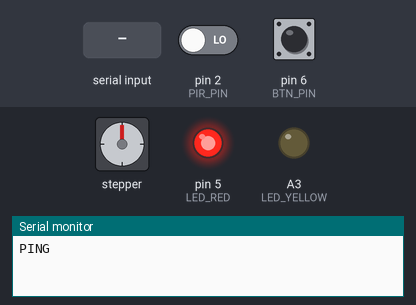
This sketch was run on a simulated Arduino Uno, built with avr-gcc and run on an emulated ATmega328P. Parts: stepper motor, output pins drawn as LEDs (lit = HIGH), the last lines printed to the serial monitor. The inputs (shaded band) are chosen by the test bench; at power-on: pin 6 (BTN_PIN) HIGH, pin 2 (PIR_PIN) LOW. Stepper angles assume 200 steps per turn; pins used as bus, display or sensor lines are not drawn.

Above: at 3.7 s.
3.8 s: pin 6 (BTN_PIN) pulled LOW for 0.15 s
At 7.1 s:
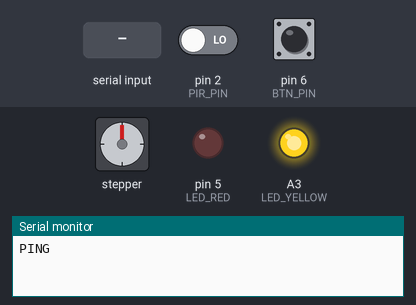
8.3 s: pin 2 (PIR_PIN) driven LOW
11.3 s: pin 6 (BTN_PIN) pulled LOW for 1 s
At 11.85 s:
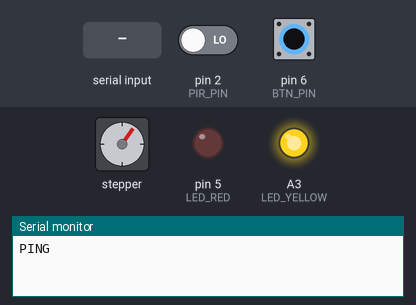
15.3 s: "PONG\n" received over Serial
18.3 s: pin 6 (BTN_PIN) pulled LOW for 0.15 s
At 19.15 s:
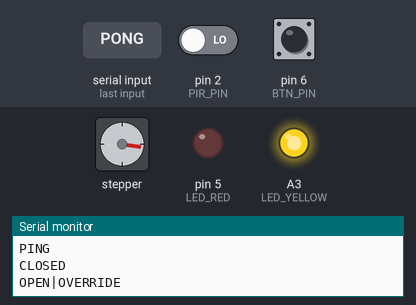
Timing chart, 0 to 21.7 s (numbered marks = the images above; inputs shaded):
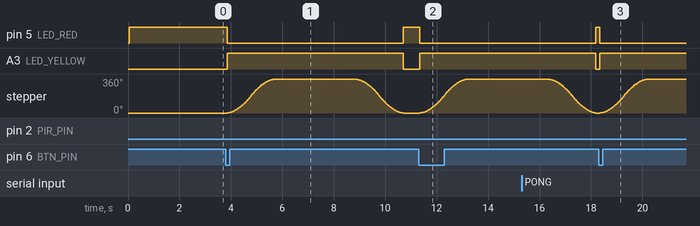

Measured:
- after the input at 3.8 s, pin 5 (LED_RED): HIGH → LOW after 0.05 s; A3 (LED_YELLOW): LOW → HIGH after 0.05 s; stepper: turns 360° clockwise in 1.8 s, starting after 0.05 s
- after the input at 11.3 s, pin 5 (LED_RED): HIGH → LOW after 0.05 s; A3 (LED_YELLOW): LOW → HIGH after 0.05 s; stepper: turns 360° clockwise in 1.8 s, starting after 0.05 s
- after the input at 18.3 s, pin 5 (LED_RED): HIGH → LOW after 0.05 s; A3 (LED_YELLOW): LOW → HIGH after 0.05 s; stepper: turns 360° clockwise in 1.8 s, starting after 0.05 s

The sketch:

dog_door.ino
```cpp
/*
 * dog_door.ino
 *
 * standalone mode:   full door operation, no logging
 * pc-enhanced mode:  auto-detected on startup via PING/PONG handshake
 *
 * serial protocol (9600 baud):
 *   arduino → pc :  "PING", "OPEN|<uid>", "DENIED|<uid>", "CLOSED"
 *   pc      → arduino:  "PONG" (handshake), "OVERRIDE" (web ui button)
 *
 * led states:
 *   red on, yellow off  = closed / idle
 *   red off, yellow on  = open
 *   red blinking        = denied scan
 *
 * stepper position convention (AccelStepper absolute):
 *   0           = door closed  (home)
 *   DOOR_STEPS  = door fully open
 */

#include <SPI.h>
#include <MFRC522.h>
#include <AccelStepper.h>

// ── pins ──────────────────────────────────────────────────────────────────────
#define PIR_PIN       2
#define STEP_PIN      3
#define DIR_PIN       4
#define LED_RED       5
#define BTN_PIN       6     // momentary NO pushbutton, other leg to GND
#define RFID_RST_PIN  9
#define RFID_SS_PIN   10
#define LED_YELLOW    A3

// ── tuning ───────────────────────────────────────────────────────────────────
#define DOOR_STEPS      200       // steps for full open — increase if door doesn't fully open
#define STEPPER_SPEED   500       // steps/sec
#define STEPPER_ACCEL   200       // steps/sec²

#define RFID_WINDOW     10000UL   // ms to wait for tag after motion
#define DOOR_HOLD       5000UL    // minimum time door stays open
#define PIR_RECHECK     2000UL    // extra wait if pir still active when closing
#define PC_TIMEOUT      2500UL    // ms to wait for PONG on startup
#define BTN_DEBOUNCE    50UL      // ms debounce for manual button

// ── authorized uids ──────────────────────────────────────────────────────────
// upload uid_scan.ino first, scan your dog's tag, paste the bytes here
const byte AUTHORIZED_TAGS[][4] = {
  { 0xDE, 0xAD, 0xBE, 0xEF },  // replace with real uid
};
const int TAG_COUNT = sizeof(AUTHORIZED_TAGS) / sizeof(AUTHORIZED_TAGS[0]);

// ── objects ───────────────────────────────────────────────────────────────────
AccelStepper stepper(AccelStepper::DRIVER, STEP_PIN, DIR_PIN);
MFRC522      rfid(RFID_SS_PIN, RFID_RST_PIN);

// ── state machine ─────────────────────────────────────────────────────────────
enum State { IDLE, WAITING_FOR_RFID, DOOR_OPEN, CLOSING };
State        state          = IDLE;
unsigned long stateEnteredAt = 0;

// ── flags ─────────────────────────────────────────────────────────────────────
bool          pcConnected    = false;
bool          overridePending = false;

// ── button debounce ───────────────────────────────────────────────────────────
bool          lastBtnReading  = HIGH;
unsigned long btnChangedAt    = 0;
bool          btnState        = HIGH;   // debounced state

// ─────────────────────────────────────────────────────────────────────────────

void setup() {
  Serial.begin(9600);
  SPI.begin();
  rfid.PCD_Init();

  pinMode(PIR_PIN,    INPUT);
  pinMode(LED_RED,    OUTPUT);
  pinMode(LED_YELLOW, OUTPUT);
  pinMode(BTN_PIN,    INPUT_PULLUP);

  stepper.setMaxSpeed(STEPPER_SPEED);
  stepper.setAcceleration(STEPPER_ACCEL);
  stepper.setCurrentPosition(0);   // declare closed as home

  setLeds(HIGH, LOW);

  // handshake — blocks for up to PC_TIMEOUT ms, then continues standalone
  Serial.println("PING");
  unsigned long t = millis();
  while (millis() - t < PC_TIMEOUT) {
    if (Serial.available()) {
      String r = Serial.readStringUntil('\n');
      r.trim();
      if (r == "PONG") { pcConnected = true; break; }
    }
  }
  while (Serial.available()) Serial.read();   // flush any junk
}

void loop() {
  stepper.run();    // must be called every iteration
  checkSerial();
  checkButton();

  switch (state) {

    case IDLE:
      if (overridePending) {
        overridePending = false;
        triggerOpen("OVERRIDE");
        break;
      }
      if (digitalRead(PIR_PIN) == HIGH) {
        state = WAITING_FOR_RFID;
        stateEnteredAt = millis();
      }
      break;

    case WAITING_FOR_RFID:
      if (overridePending) {
        overridePending = false;
        triggerOpen("OVERRIDE");
        break;
      }
      if (millis() - stateEnteredAt > RFID_WINDOW) {
        state = IDLE;   // timed out
        break;
      }
      if (rfid.PICC_IsNewCardPresent() && rfid.PICC_ReadCardSerial()) {
        String uid = uidToString(rfid.uid.uidByte, rfid.uid.size);
        if (isAuthorized(rfid.uid.uidByte, rfid.uid.size)) {
          triggerOpen(uid);
        } else {
          if (pcConnected) Serial.println("DENIED|" + uid);
          blinkRed(3);
        }
        rfid.PICC_HaltA();
        rfid.PCD_StopCrypto1();
      }
      break;

    case DOOR_OPEN:
      overridePending = false;   // already open, discard
      if (millis() - stateEnteredAt >= DOOR_HOLD) {
        state = CLOSING;
        stateEnteredAt = millis();
      }
      break;

    case CLOSING:
      // pir still sees the dog — extend wait, don't issue another move()
      if (digitalRead(PIR_PIN) == HIGH) {
        stateEnteredAt = millis() + PIR_RECHECK;
        break;
      }

      // issue the close move exactly once (distanceToGo == 0 and position != 0)
      if (stepper.distanceToGo() == 0 && stepper.currentPosition() != 0) {
        stepper.moveTo(0);   // absolute home — same mode as open, no conflict
      }

      // fully closed when motor has stopped at home
      if (stepper.distanceToGo() == 0 && stepper.currentPosition() == 0) {
        setLeds(HIGH, LOW);
        if (pcConnected) Serial.println("CLOSED");
        state = IDLE;
      }
      break;
  }
}

// ── helpers ───────────────────────────────────────────────────────────────────

void triggerOpen(String uid) {
  setLeds(LOW, HIGH);
  stepper.moveTo(DOOR_STEPS);
  if (pcConnected) Serial.println("OPEN|" + uid);
  state = DOOR_OPEN;
  stateEnteredAt = millis();
}

void checkSerial() {
  if (!Serial.available()) return;
  String msg = Serial.readStringUntil('\n');
  msg.trim();
  if (msg == "OVERRIDE")   overridePending = true;
  if (msg == "PONG")       pcConnected     = true;   // late handshake if server starts after boot
}

void checkButton() {
  bool reading = digitalRead(BTN_PIN);
  if (reading != lastBtnReading) btnChangedAt = millis();
  lastBtnReading = reading;

  if (millis() - btnChangedAt >= BTN_DEBOUNCE) {
    if (reading == LOW && btnState == HIGH) {
      // confirmed press
      overridePending = true;
    }
    btnState = reading;
  }
}

bool isAuthorized(byte *uid, byte uidSize) {
  if (uidSize != 4) return false;
  for (int i = 0; i < TAG_COUNT; i++) {
    if (memcmp(uid, AUTHORIZED_TAGS[i], 4) == 0) return true;
  }
  return false;
}

String uidToString(byte *uid, byte len) {
  String s = "";
  for (byte i = 0; i < len; i++) {
    if (uid[i] < 0x10) s += "0";
    s += String(uid[i], HEX);
    if (i < len - 1) s += ":";
  }
  s.toUpperCase();
  return s;
}

void setLeds(bool red, bool yellow) {
  digitalWrite(LED_RED,    red);
  digitalWrite(LED_YELLOW, yellow);
}

// non-blocking blink using millis — stepper keeps running throughout
void blinkRed(int times) {
  for (int i = 0; i < times; i++) {
    digitalWrite(LED_RED, HIGH);
    unsigned long t = millis();
    while (millis() - t < 150) stepper.run();
    digitalWrite(LED_RED, LOW);
    t = millis();
    while (millis() - t < 150) stepper.run();
  }
  digitalWrite(LED_RED, HIGH);   // back to closed state
}
```
